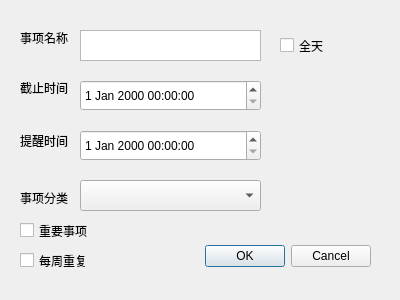
<?xml version="1.0" encoding="UTF-8"?>
<ui version="4.0">
 <class>Dialog</class>
 <widget class="QDialog" name="Dialog">
  <property name="geometry">
   <rect>
    <x>0</x>
    <y>0</y>
    <width>400</width>
    <height>300</height>
   </rect>
  </property>
  <property name="windowTitle">
   <string>新建事项</string>
  </property>
  <widget class="QDialogButtonBox" name="buttonBox">
   <property name="geometry">
    <rect>
     <x>30</x>
     <y>240</y>
     <width>341</width>
     <height>32</height>
    </rect>
   </property>
   <property name="orientation">
    <enum>Qt::Horizontal</enum>
   </property>
   <property name="standardButtons">
    <set>QDialogButtonBox::Cancel|QDialogButtonBox::Ok</set>
   </property>
  </widget>
  <widget class="QDateTimeEdit" name="dateTimeEdit">
   <property name="geometry">
    <rect>
     <x>80</x>
     <y>80</y>
     <width>181</width>
     <height>31</height>
    </rect>
   </property>
  </widget>
  <widget class="QTextEdit" name="textEdit">
   <property name="geometry">
    <rect>
     <x>80</x>
     <y>30</y>
     <width>181</width>
     <height>31</height>
    </rect>
   </property>
  </widget>
  <widget class="QLabel" name="label">
   <property name="geometry">
    <rect>
     <x>20</x>
     <y>80</y>
     <width>51</width>
     <height>16</height>
    </rect>
   </property>
   <property name="text">
    <string>截止时间</string>
   </property>
  </widget>
  <widget class="QLabel" name="label_2">
   <property name="geometry">
    <rect>
     <x>20</x>
     <y>30</y>
     <width>51</width>
     <height>16</height>
    </rect>
   </property>
   <property name="text">
    <string>事项名称</string>
   </property>
  </widget>
  <widget class="QCheckBox" name="wholeday_checkBox">
   <property name="geometry">
    <rect>
     <x>280</x>
     <y>30</y>
     <width>51</width>
     <height>31</height>
    </rect>
   </property>
   <property name="text">
    <string>全天</string>
   </property>
  </widget>
  <widget class="QDateTimeEdit" name="dateTimeEdit_2">
   <property name="geometry">
    <rect>
     <x>80</x>
     <y>130</y>
     <width>181</width>
     <height>31</height>
    </rect>
   </property>
  </widget>
  <widget class="QLabel" name="label_3">
   <property name="geometry">
    <rect>
     <x>20</x>
     <y>130</y>
     <width>51</width>
     <height>21</height>
    </rect>
   </property>
   <property name="text">
    <string>提醒时间</string>
   </property>
  </widget>
  <widget class="QCheckBox" name="vital_checkBox">
   <property name="geometry">
    <rect>
     <x>20</x>
     <y>220</y>
     <width>81</width>
     <height>21</height>
    </rect>
   </property>
   <property name="text">
    <string>重要事项</string>
   </property>
  </widget>
  <widget class="QComboBox" name="comboBox">
   <property name="geometry">
    <rect>
     <x>80</x>
     <y>180</y>
     <width>181</width>
     <height>31</height>
    </rect>
   </property>
  </widget>
  <widget class="QLabel" name="label_4">
   <property name="geometry">
    <rect>
     <x>20</x>
     <y>190</y>
     <width>51</width>
     <height>16</height>
    </rect>
   </property>
   <property name="text">
    <string>事项分类</string>
   </property>
  </widget>
  <widget class="QCheckBox" name="week_checkBox">
   <property name="geometry">
    <rect>
     <x>20</x>
     <y>250</y>
     <width>81</width>
     <height>21</height>
    </rect>
   </property>
   <property name="text">
    <string>每周重复</string>
   </property>
  </widget>
 </widget>
 <resources/>
 <connections>
  <connection>
   <sender>buttonBox</sender>
   <signal>accepted()</signal>
   <receiver>Dialog</receiver>
   <slot>accept()</slot>
   <hints>
    <hint type="sourcelabel">
     <x>248</x>
     <y>254</y>
    </hint>
    <hint type="destinationlabel">
     <x>157</x>
     <y>274</y>
    </hint>
   </hints>
  </connection>
  <connection>
   <sender>buttonBox</sender>
   <signal>rejected()</signal>
   <receiver>Dialog</receiver>
   <slot>reject()</slot>
   <hints>
    <hint type="sourcelabel">
     <x>316</x>
     <y>260</y>
    </hint>
    <hint type="destinationlabel">
     <x>286</x>
     <y>274</y>
    </hint>
   </hints>
  </connection>
 </connections>
</ui>
